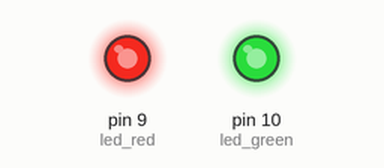
Bench run of a sketch on a simulated Arduino Uno, built with avr-gcc and run on an emulated ATmega328P. Parts: output pins drawn as LEDs (lit = HIGH). What the sketch prints to the serial monitor is not drawn.

Above: at 0.05 s.
Timing chart, 0 to 5.8 s (numbered marks = the images above):
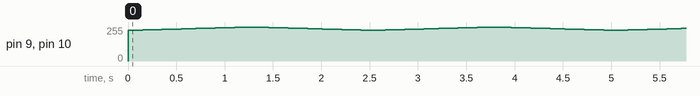

The sketch:

thumb_breathing_rgb.ino
```cpp
int led_red = 9;           // the PWM pin the LED is attached to
int led_green = 10;           // the PWM pin the LED is attached to

int MAX_BRIGHTNESS = 230;
int MIN_BRIGHTNESS = 255;

int brightness = MAX_BRIGHTNESS;    // how bright the LED is


int fadeAmount = 1;    // how many points to fade the LED by

// the setup routine runs once when you press reset:
void setup() {
  Serial.begin(9600);
  // declare pin 9 to be an output:
  pinMode(led_red, OUTPUT);
  pinMode(led_green, OUTPUT);
}

// the loop routine runs over and over again forever:
void loop() {
  // set the brightness of pin 9:
  analogWrite(led_red, brightness);
  analogWrite(led_green, brightness);

  // change the brightness for next time through the loop:
  brightness = brightness + fadeAmount;
  Serial.println(brightness);

  // reverse the direction of the fading at the ends of the fade:
  if (brightness <= MAX_BRIGHTNESS || brightness >= MIN_BRIGHTNESS) {
    fadeAmount = -fadeAmount;
  }
  delay(50);
}
```
